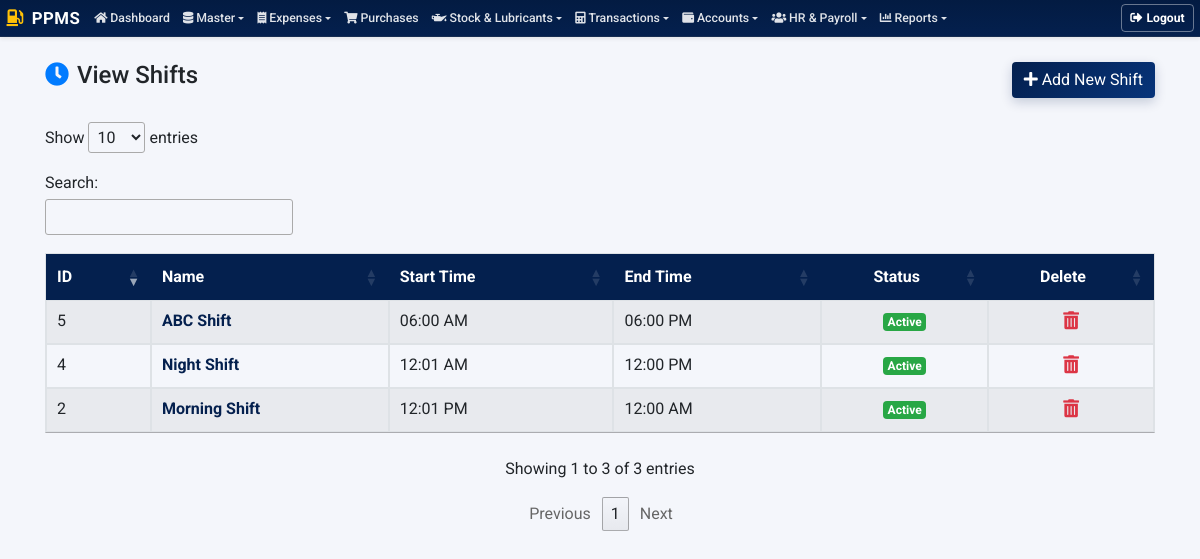
Before: /shifts/shifts-list.php (signed in) with the older database file.
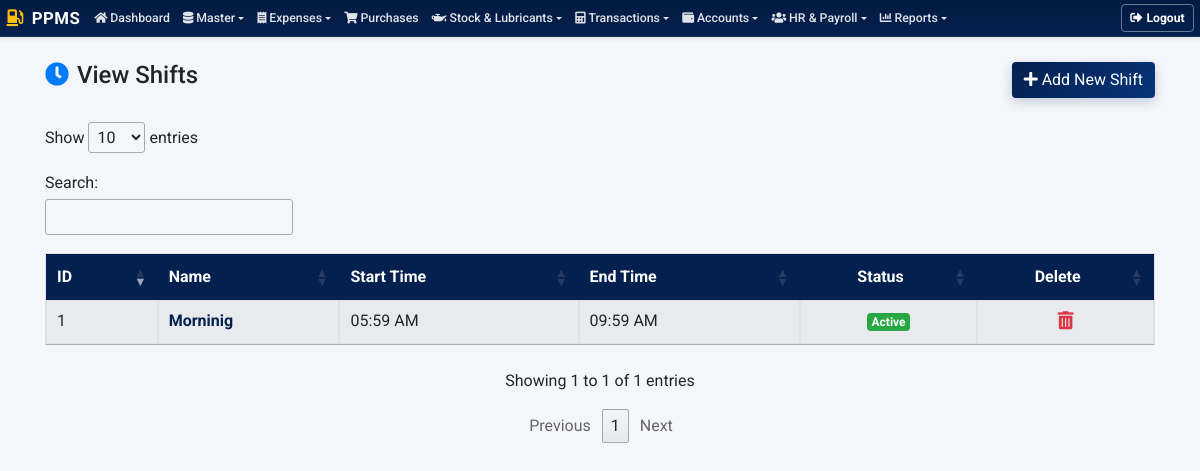
After: the same page with the newer database file.
### tables this page shows
CREATE TABLE `tbl_shifts` (
  `id` int(11) NOT NULL,
  `name` varchar(128) NOT NULL,
  `start_time` time NOT NULL,
  `end_time` time NOT NULL,
  `status` enum('Active','Inactive') NOT NULL DEFAULT 'Active',
  `deleted_at` datetime DEFAULT NULL
);

### include/permissions.php (called while the page is built, shortened)
<?php
require_once __DIR__ . '/config.php';
function has_permission($module_slug, $action) {
    global $connection;
    $user_id = intval($_SESSION['loggedInUser']);
    $user_res = mysqli_query($connection, "SELECT type, role_id FROM tbl_accounts WHERE id = '$user_id' LIMIT 1");
    if (!$user_res || !($user = mysqli_fetch_assoc($user_res))) {
        return false;
    }
    if (strtolower(trim($user['type'] ?? '')) === 'admin') {
        return true;
    }
    return false;
}
?>

### shifts/shifts-list.php (the view, shortened to what this page needs)
<?php
require '../include/config.php';
require '../include/permissions.php';
$canAdd    = has_permission('shifts', 'add');
$canEdit   = has_permission('shifts', 'edit');
$canDelete = has_permission('shifts', 'delete');
?>
<!DOCTYPE html>
<html lang="en">
  <head>
		<link rel="stylesheet" href="https://stackpath.bootstrapcdn.com/bootstrap/4.3.1/css/bootstrap.min.css">
		<link rel="stylesheet" href="https://cdnjs.cloudflare.com/ajax/libs/font-awesome/5.11.2/css/all.min.css" />
		<link rel="stylesheet" href="https://cdn.datatables.net/1.10.20/css/jquery.dataTables.min.css" />
		<link rel="stylesheet" href="../include/style.css?v=1.0.1" />
	</head>
	<body>
        <?php include('../include/navbar.php');?>
		<main class="main">
			<div class="container pt-4 pb-4">
				<div class="row mb-4 align-items-center">
					<div class="col-md-6">
						<h4><i class="fas fa-clock mr-2 text-primary"></i>View Shifts</h4>
					</div>
					<div class="col-md-6 text-right">
                        <?php if ($canAdd): ?>
						<a href="add-shift.php" class="btn btn-primary"><i class="fas fa-plus"></i> Add New Shift</a>
                        <?php endif; ?>
					</div>
				</div>
				<table id="shiftsListTable" class="table table-striped table-bordered">
					<thead>
						<tr>
							<th>ID</th>
							<th>Name</th>
							<th>Start Time</th>
							<th>End Time</th>
							<th style="text-align: center;">Status</th>
                            <?php if ($canDelete): ?>
							<th style="text-align: center;">Delete</th>
                            <?php endif; ?>
						</tr>
					</thead>
					<tbody>
						<?php
						$sql = "SELECT * FROM tbl_shifts WHERE (deleted_at IS NULL OR deleted_at = '0000-00-00 00:00:00') ORDER BY id DESC";
						$result = mysqli_query($connection, $sql);
						if($result && mysqli_num_rows($result) > 0){
							while($row = mysqli_fetch_assoc($result)){
								$statusBadge = ($row['status'] == 'Active') ? 'badge-success' : 'badge-secondary';
                                $shiftNameDisplay = $canEdit
                                    ? '<a href="edit-shift.php?id='.$row['id'].'" class="font-weight-bold" style="color: var(--primary-color);">'.htmlspecialchars($row['name']).'</a>'
                                    : '<strong>'.htmlspecialchars($row['name']).'</strong>';
								echo'
									<tr>
										<td>'.$row['id'].'</td>
										<td>'.$shiftNameDisplay.'</td>
										<td>'.date("h:i A", strtotime($row['start_time'])).'</td>
										<td>'.date("h:i A", strtotime($row['end_time'])).'</td>
										<td class="text-center"><span class="badge '.$statusBadge.'">'.htmlspecialchars($row['status']).'</span></td>';
                                if ($canDelete) {
                                    echo '<td class="text-center"><a class="btn btn-large btn-link p-0 text-danger" onclick="deleteshift('.$row['id'].')"><i class="fas fa-trash-alt" style="font-size: 18px;"></i></a></td>';
                                }
								echo '</tr>';
							}
						}
						?>
					</tbody>
				</table>
			</div>
		</main>
    </body>
</html>

Changed rows visible on the page:
removed tbl_shifts: id "5", name "ABC Shift", start_time "06:00 AM", end_time "06:00 PM", status "Active"
removed tbl_shifts: id "4", name "Night Shift", start_time "12:01 AM", end_time "12:00 PM", status "Active"
removed tbl_shifts: id "2", name "Morning Shift", start_time "12:01 PM", end_time "12:00 AM", status "Active"
added tbl_shifts: id "1", name "Morninig", start_time "05:59 AM", end_time "09:59 AM", status "Active"
Other visible differences:
text written by a page script: "Show entries Search: Showing 1 to 3 of 3 entries Previous 1 Next" → "Show entries Search: Showing 1 to 1 of 1 entries Previous 1 Next"
